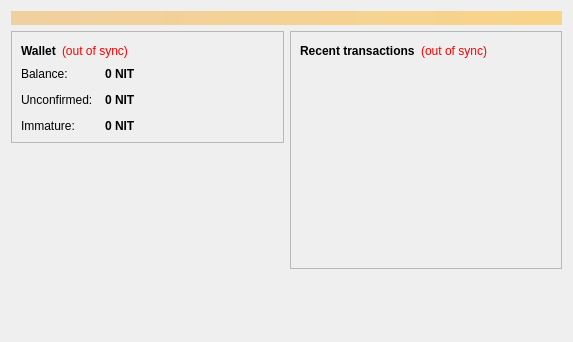
<?xml version="1.0" encoding="UTF-8"?>
<ui version="4.0">
 <class>OverviewPage</class>
 <widget class="QWidget" name="OverviewPage">
  <property name="geometry">
   <rect>
    <x>0</x>
    <y>0</y>
    <width>573</width>
    <height>342</height>
   </rect>
  </property>
  <property name="windowTitle">
   <string>Form</string>
  </property>
  <layout class="QVBoxLayout" name="topLayout">
   <item>
    <widget class="QLabel" name="labelAlerts">
     <property name="visible">
      <bool>false</bool>
     </property>
     <property name="styleSheet">
      <string notr="true">background-color: qlineargradient(x1: 0, y1: 0, x2: 1, y2: 0, stop:0 #F0D0A0, stop:1 #F8D488); color:#000000;</string>
     </property>
     <property name="wordWrap">
      <bool>true</bool>
     </property>
     <property name="margin">
      <number>3</number>
     </property>
    </widget>
   </item>
   <item>
    <layout class="QHBoxLayout" name="horizontalLayout" stretch="1,1">
     <item>
      <layout class="QVBoxLayout" name="verticalLayout_2">
       <item>
        <widget class="QFrame" name="frame">
         <property name="frameShape">
          <enum>QFrame::StyledPanel</enum>
         </property>
         <property name="frameShadow">
          <enum>QFrame::Raised</enum>
         </property>
         <layout class="QVBoxLayout" name="verticalLayout_4">
          <item>
           <layout class="QHBoxLayout" name="horizontalLayout_4">
            <item>
             <widget class="QLabel" name="label_5">
              <property name="font">
               <font>
                <weight>75</weight>
                <bold>true</bold>
               </font>
              </property>
              <property name="text">
               <string>Wallet</string>
              </property>
             </widget>
            </item>
            <item>
             <widget class="QLabel" name="labelWalletStatus">
              <property name="toolTip">
               <string>The displayed information may be out of date. Your wallet automatically synchronizes with the Nitoneum network after a connection is established, but this process has not completed yet.</string>
              </property>
              <property name="styleSheet">
               <string notr="true">QLabel { color: red; }</string>
              </property>
              <property name="text">
               <string notr="true">(out of sync)</string>
              </property>
              <property name="alignment">
               <set>Qt::AlignLeading|Qt::AlignLeft|Qt::AlignVCenter</set>
              </property>
             </widget>
            </item>
            <item>
             <spacer name="horizontalSpacer_2">
              <property name="orientation">
               <enum>Qt::Horizontal</enum>
              </property>
              <property name="sizeHint" stdset="0">
               <size>
                <width>40</width>
                <height>20</height>
               </size>
              </property>
             </spacer>
            </item>
           </layout>
          </item>
          <item>
           <layout class="QFormLayout" name="formLayout_2">
            <property name="fieldGrowthPolicy">
             <enum>QFormLayout::AllNonFixedFieldsGrow</enum>
            </property>
            <property name="horizontalSpacing">
             <number>12</number>
            </property>
            <property name="verticalSpacing">
             <number>12</number>
            </property>
            <item row="0" column="0">
             <widget class="QLabel" name="label">
              <property name="text">
               <string>Balance:</string>
              </property>
             </widget>
            </item>
            <item row="0" column="1">
             <widget class="QLabel" name="labelBalance">
              <property name="font">
               <font>
                <weight>75</weight>
                <bold>true</bold>
               </font>
              </property>
              <property name="cursor">
               <cursorShape>IBeamCursor</cursorShape>
              </property>
              <property name="toolTip">
               <string>Your current balance</string>
              </property>
              <property name="text">
               <string notr="true">0 NIT</string>
              </property>
              <property name="textInteractionFlags">
               <set>Qt::LinksAccessibleByMouse|Qt::TextSelectableByKeyboard|Qt::TextSelectableByMouse</set>
              </property>
             </widget>
            </item>
            <item row="1" column="0">
             <widget class="QLabel" name="label_3">
              <property name="text">
               <string>Unconfirmed:</string>
              </property>
             </widget>
            </item>
            <item row="1" column="1">
             <widget class="QLabel" name="labelUnconfirmed">
              <property name="font">
               <font>
                <weight>75</weight>
                <bold>true</bold>
               </font>
              </property>
              <property name="cursor">
               <cursorShape>IBeamCursor</cursorShape>
              </property>
              <property name="toolTip">
               <string>Total of transactions that have yet to be confirmed, and do not yet count toward the current balance</string>
              </property>
              <property name="text">
               <string notr="true">0 NIT</string>
              </property>
              <property name="textInteractionFlags">
               <set>Qt::LinksAccessibleByMouse|Qt::TextSelectableByKeyboard|Qt::TextSelectableByMouse</set>
              </property>
             </widget>
            </item>
            <item row="2" column="0">
             <widget class="QLabel" name="labelImmatureText">
              <property name="text">
               <string>Immature:</string>
              </property>
             </widget>
            </item>
            <item row="2" column="1">
             <widget class="QLabel" name="labelImmature">
              <property name="font">
               <font>
                <weight>75</weight>
                <bold>true</bold>
               </font>
              </property>
              <property name="toolTip">
               <string>Mined balance that has not yet matured</string>
              </property>
              <property name="text">
               <string notr="true">0 NIT</string>
              </property>
              <property name="textInteractionFlags">
               <set>Qt::LinksAccessibleByMouse|Qt::TextSelectableByKeyboard|Qt::TextSelectableByMouse</set>
              </property>
             </widget>
            </item>
           </layout>
          </item>
         </layout>
        </widget>
       </item>
       <item>
        <spacer name="verticalSpacer">
         <property name="orientation">
          <enum>Qt::Vertical</enum>
         </property>
         <property name="sizeHint" stdset="0">
          <size>
           <width>20</width>
           <height>40</height>
          </size>
         </property>
        </spacer>
       </item>
      </layout>
     </item>
     <item>
      <layout class="QVBoxLayout" name="verticalLayout_3">
       <item>
        <widget class="QFrame" name="frame_2">
         <property name="frameShape">
          <enum>QFrame::StyledPanel</enum>
         </property>
         <property name="frameShadow">
          <enum>QFrame::Raised</enum>
         </property>
         <layout class="QVBoxLayout" name="verticalLayout">
          <item>
           <layout class="QHBoxLayout" name="horizontalLayout_2">
            <item>
             <widget class="QLabel" name="label_4">
              <property name="text">
               <string>&lt;b&gt;Recent transactions&lt;/b&gt;</string>
              </property>
             </widget>
            </item>
            <item>
             <widget class="QLabel" name="labelTransactionsStatus">
              <property name="toolTip">
               <string>The displayed information may be out of date. Your wallet automatically synchronizes with the Nitoneum network after a connection is established, but this process has not completed yet.</string>
              </property>
              <property name="styleSheet">
               <string notr="true">QLabel { color: red; }</string>
              </property>
              <property name="text">
               <string notr="true">(out of sync)</string>
              </property>
              <property name="alignment">
               <set>Qt::AlignRight|Qt::AlignTrailing|Qt::AlignVCenter</set>
              </property>
             </widget>
            </item>
            <item>
             <spacer name="horizontalSpacer">
              <property name="orientation">
               <enum>Qt::Horizontal</enum>
              </property>
              <property name="sizeHint" stdset="0">
               <size>
                <width>40</width>
                <height>20</height>
               </size>
              </property>
             </spacer>
            </item>
           </layout>
          </item>
          <item>
           <widget class="QListView" name="listTransactions">
            <property name="styleSheet">
             <string notr="true">QListView { background: transparent; }</string>
            </property>
            <property name="frameShape">
             <enum>QFrame::NoFrame</enum>
            </property>
            <property name="verticalScrollBarPolicy">
             <enum>Qt::ScrollBarAlwaysOff</enum>
            </property>
            <property name="horizontalScrollBarPolicy">
             <enum>Qt::ScrollBarAlwaysOff</enum>
            </property>
            <property name="selectionMode">
             <enum>QAbstractItemView::NoSelection</enum>
            </property>
           </widget>
          </item>
         </layout>
        </widget>
       </item>
       <item>
        <spacer name="verticalSpacer_2">
         <property name="orientation">
          <enum>Qt::Vertical</enum>
         </property>
         <property name="sizeHint" stdset="0">
          <size>
           <width>20</width>
           <height>40</height>
          </size>
         </property>
        </spacer>
       </item>
      </layout>
     </item>
    </layout>
   </item>
  </layout>
 </widget>
 <resources/>
 <connections/>
</ui>
